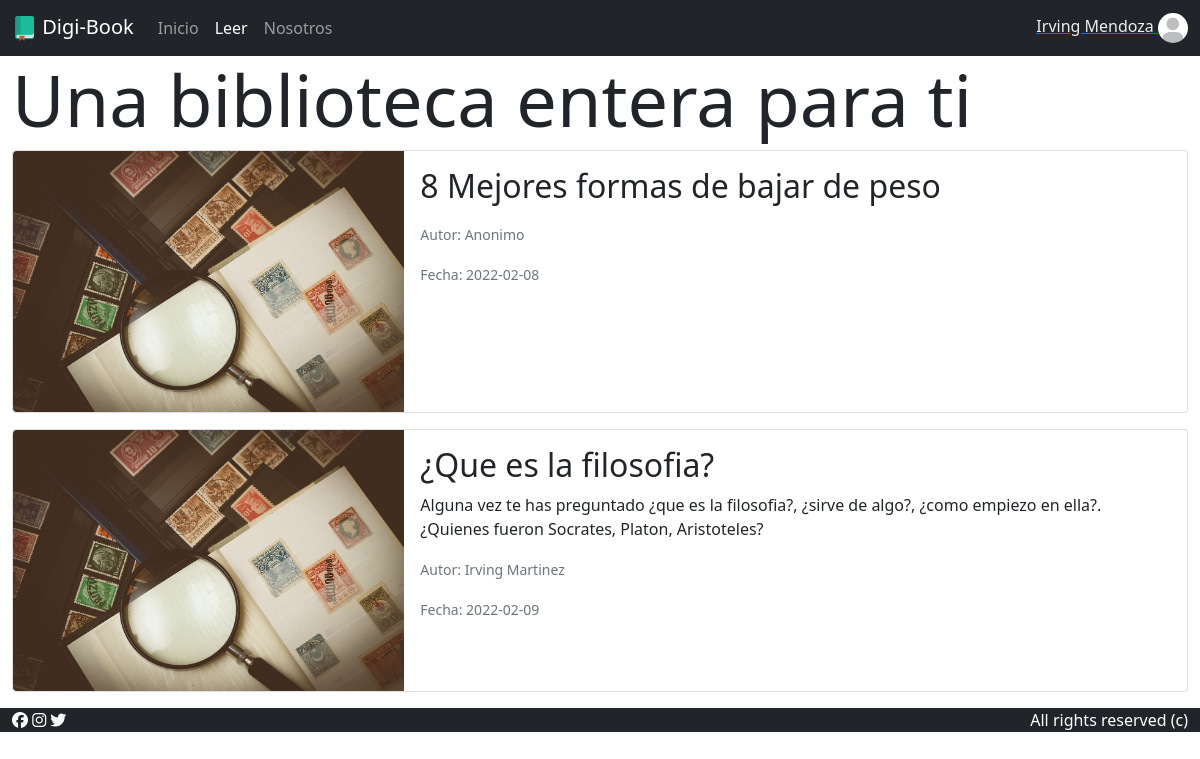
The page /leer.php (signed in) on the database its author committed.
### tables this page shows
CREATE TABLE `articulo` (
  `id` int(3) NOT NULL AUTO_INCREMENT,
  `title` varchar(40) NOT NULL,
  `article_date` date NOT NULL,
  `author` varchar(40) DEFAULT 'Anonimo',
  `url` varchar(500) NOT NULL,
  `url_cover_img` varchar(500) DEFAULT 'assets/img/img-1.jpg',
  `description` text,
  PRIMARY KEY (`id`)
);

### public/leer.php (the view, shortened to what this page needs)
<?php
  include("components/header.php");
?>
<div class="container-fluid">
    <h1 class="display-2">Una biblioteca entera para ti</h1>
    <div>
      <?php
        include("../app/db.php");
        $query = $conn->prepare("SELECT * FROM ARTICULO");
        $query->execute();
        $responce = $query->fetchAll(PDO::FETCH_OBJ);
      if($query-> rowCount() > 0){
        foreach($responce as $article){
          ?>
      <a class="card-link-c" href="text.php?id=<?=$article->id?>">
        <div class="card mb-3" style="max-width: 100%;">
          <div class="row g-0">
            <div class="col-md-4">
              <img src="<?=$article->url_cover_img?>" class="img-fluid rounded-start img-card-c" alt="...">
            </div>
            <div class="col-md-8">
              <div class="card-body">
                <h2 class="card-title"><?=$article->title?></h2>
                <p class="card-text"><?=$article->description?></p>
                <p class="card-text"><small class="text-muted">Autor: <?=$article->author?></small></p>
                <p class="card-text"><small class="text-muted">Fecha: <?=$article->article_date?></small></p>
              </div>
            </div>
          </div>
        </div>
      </a>
        <?php }
      }
      ?>
    </div>
</div>
<?php include("components/footer.php");?>

### public/styles/styles.css (style rules this page uses)
:root { --padding-image-coments: 50px; }
.card-link-c { text-decoration: none; color: #212529; }

### rows shown on the page
articulo: url_cover_img (picture), title "8 Mejores formas de bajar de peso", author "Anonimo", article_date "2022-02-08"
articulo: url_cover_img (picture), title "¿Que es la filosofia?", description "Alguna vez te has preguntado ¿que es la filosofia?, ¿sirve de algo?, ¿como empiezo en ella?. ¿Quienes fueron Socrates, Platon, Aristoteles?", author "Irving Martinez", article_date "2022-02-09"

### other values the page prints
$_SESSION["username"] "Irving Mendoza"
